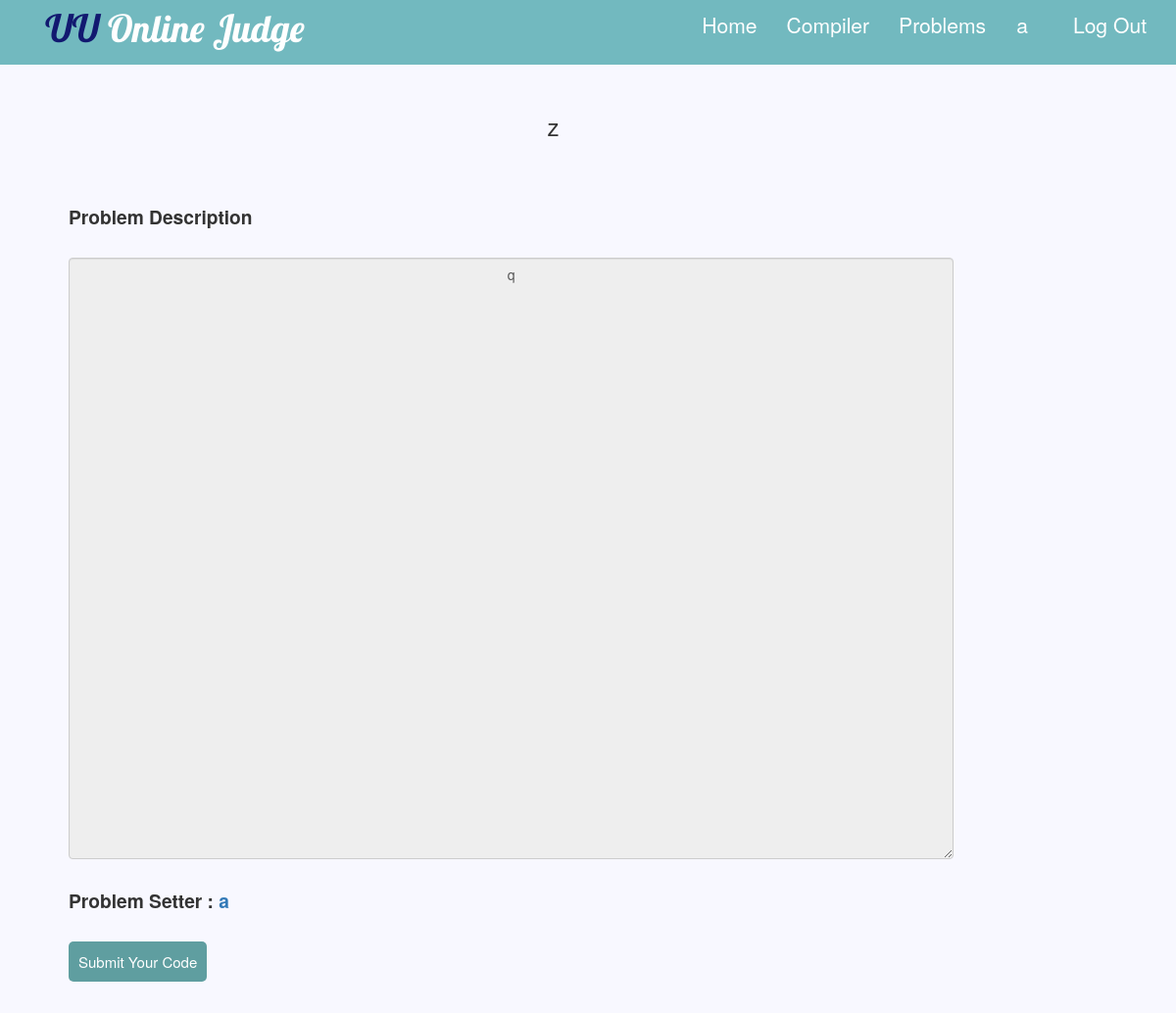
The app's page /description.php?id=49 (signed in) with its own data.
### tables this page shows
CREATE TABLE `archieve` (
  `id` int(11) NOT NULL,
  `pbname` varchar(100) DEFAULT NULL,
  `pbdes` text NOT NULL,
  `pbauthor` varchar(90) DEFAULT NULL,
  `tc` mediumtext NOT NULL,
  `output` mediumtext NOT NULL,
  `uoutput` mediumtext NOT NULL
);

### description.php (the view, shortened to what this page needs)
<!DOCTYPE html>
<html>
<head>
        <link rel="stylesheet" href="css/bootstrap.min.css">
        <link rel="stylesheet" href="css/font-awesome.min.css">
        <link rel="stylesheet" href="css/normalize.css">
        <link rel="stylesheet" href="css/main.css">
        <link rel="stylesheet" href="css/style.css">
</head>
<body>
<div class="main">
<?php
require_once("Header.php");
?>
<?php
require_once("config.php");
if($_GET['id'])
{
  $problemid=$_GET['id'];
}
if(isset($_GET['name']))
{
	$problem=$_GET['name'];
	$sql="SELECT * FROM archieve WHERE pbname='$problem'";
}
else
{
  $sql="SELECT * FROM archieve WHERE id='$problemid'";
}
$sq=mysqli_query($con,$sql);
$row=mysqli_fetch_array($sq);
echo "
<div class=\"row log\">
<div class=\"col-sm-10\">
<div class=\"\"><h3 style=\"text-align:center;\">$row[pbname]</h3></div>
</div>
<div class=\"col-sm-1\">
</div>
<div class=\"col-sm-1\">
</div>
</div>";
echo "
<div class=\"row cspace\">
<div class=\"col-sm-10\">
<b>Problem Description</b><br><br><textarea class=\"form-control\" rows=\"30\" cols=\"100\" readonly>$row[pbdes]</textarea><br>";
echo "<b>Problem Setter : <a href=\"profile.php?user=$row[pbauthor]\">$row[pbauthor]</a></b><br><br>";
echo "<a class=\"btn btn-success\" href=\"submit.php?id=$row[id]\">Submit Your Code</a></div>";
?>
<div class="col-sm-2">
</div>
</div>
<br><br><br>
</div>
</body>
</html>

### css/main.css (style rules this page uses)
html { color: #222; font-size: 1em; line-height: 1.4; }
textarea { resize: vertical; }

### css/style.css (style rules this page uses)
* { box-sizing: border-box; }
body { padding: 0px; margin: 0px; background: #f6f6f6f6; }
* { margin: 0px; padding: 0px; }
body { font-size: 120%; background: #F8F8FF; }
.btn { padding: 10px; font-size: 15px; color: white; background: #5F9EA0; border: none; border-radius: 5px; }
.form-control { text-align: center; }
.log { margin-left:100px; margin-top:30px; }
.cspace { margin-top: 50px; margin-left:50px; margin-right:20px; padding:5px; overflow: hidden; }

### records on screen
archieve: pbname "z", pbdes "q", pbauthor "a"

### other values on screen
$username "a"
